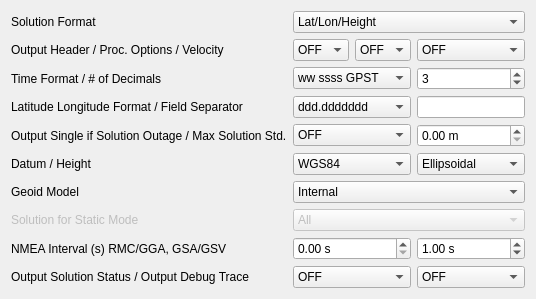
     <widget class="QWidget" name="tabOutput">
      <property name="toolTip">
       <string/>
      </property>
      <attribute name="title">
       <string>O&amp;utput</string>
      </attribute>
      <layout class="QGridLayout" name="gridLayout_3">
       <item row="4" column="0">
        <widget class="QLabel" name="lblTimeFormat">
         <property name="text">
          <string>Time Format / # of Decimals</string>
         </property>
         <property name="buddy">
          <cstring>cBTimeFormat</cstring>
         </property>
        </widget>
       </item>
       <item row="7" column="3">
        <widget class="QDoubleSpinBox" name="sBMaxSolutionStd">
         <property name="suffix">
          <string> m</string>
         </property>
        </widget>
       </item>
       <item row="8" column="3">
        <widget class="QComboBox" name="cBOutputHeight">
         <property name="toolTip">
          <string>&lt;html&gt;&lt;head/&gt;&lt;body&gt;&lt;p&gt;Define the type of height (option: &lt;span style=&quot; font-style:italic;&quot;&gt;out-height&lt;/span&gt;)&lt;/p&gt;&lt;/body&gt;&lt;/html&gt;</string>
         </property>
         <item>
          <property name="text">
           <string>Ellipsoidal</string>
          </property>
         </item>
         <item>
          <property name="text">
           <string>Geodetic</string>
          </property>
         </item>
        </widget>
       </item>
       <item row="9" column="0">
        <widget class="QLabel" name="Label18">
         <property name="text">
          <string>Geoid Model</string>
         </property>
         <property name="buddy">
          <cstring>cBOutputGeoid</cstring>
         </property>
        </widget>
       </item>
       <item row="5" column="0">
        <widget class="QLabel" name="lblLatLonFormat">
         <property name="text">
          <string>Latitude Longitude Format / Field Separator</string>
         </property>
         <property name="buddy">
          <cstring>cBLatLonFormat</cstring>
         </property>
        </widget>
       </item>
       <item row="10" column="0">
        <widget class="QLabel" name="Label21">
         <property name="enabled">
          <bool>false</bool>
         </property>
         <property name="text">
          <string>Solution for Static Mode</string>
         </property>
         <property name="buddy">
          <cstring>cBSolutionStatic</cstring>
         </property>
        </widget>
       </item>
       <item row="2" column="1">
        <widget class="QComboBox" name="cBOutputHeader">
         <property name="toolTip">
          <string>&lt;html&gt;&lt;head/&gt;&lt;body&gt;&lt;p&gt;Define whether the header is output (option: &lt;span style=&quot; font-style:italic;&quot;&gt;out-outhead&lt;/span&gt;)&lt;/p&gt;&lt;/body&gt;&lt;/html&gt;</string>
         </property>
         <item>
          <property name="text">
           <string>OFF</string>
          </property>
         </item>
         <item>
          <property name="text">
           <string>ON</string>
          </property>
         </item>
        </widget>
       </item>
       <item row="13" column="0">
        <widget class="QLabel" name="Label36">
         <property name="text">
          <string>Output Solution Status / Output Debug Trace</string>
         </property>
         <property name="buddy">
          <cstring>cBDebugStatus</cstring>
         </property>
        </widget>
       </item>
       <item row="5" column="3">
        <widget class="QLineEdit" name="lEFieldSeperator">
         <property name="sizePolicy">
          <sizepolicy hsizetype="Preferred" vsizetype="Fixed">
           <horstretch>0</horstretch>
           <verstretch>0</verstretch>
          </sizepolicy>
         </property>
         <property name="toolTip">
          <string>&lt;html&gt;&lt;head/&gt;&lt;body&gt;&lt;p&gt;Define the separator for fields (option: &lt;span style=&quot; font-style:italic;&quot;&gt;out-fieldsep&lt;/span&gt;).&lt;/p&gt;&lt;/body&gt;&lt;/html&gt;</string>
         </property>
         <property name="maxLength">
          <number>2</number>
         </property>
        </widget>
       </item>
       <item row="0" column="1" colspan="3">
        <widget class="QComboBox" name="cBSolutionFormat">
         <property name="enabled">
          <bool>true</bool>
         </property>
         <property name="toolTip">
          <string>&lt;html&gt;&lt;head/&gt;&lt;body&gt;&lt;p&gt;Output format for the solution (option: &lt;span style=&quot; font-style:italic;&quot;&gt;out-solformat&lt;/span&gt;)&lt;/p&gt;&lt;/body&gt;&lt;/html&gt;</string>
         </property>
         <item>
          <property name="text">
           <string>Lat/Lon/Height</string>
          </property>
         </item>
         <item>
          <property name="text">
           <string>X/Y/Z-ECEF</string>
          </property>
         </item>
         <item>
          <property name="text">
           <string>E/N/U-Baseline</string>
          </property>
         </item>
         <item>
          <property name="text">
           <string>NMEA0183</string>
          </property>
         </item>
        </widget>
       </item>
       <item row="10" column="1" colspan="3">
        <widget class="QComboBox" name="cBSolutionStatic">
         <property name="enabled">
          <bool>false</bool>
         </property>
         <property name="toolTip">
          <string>&lt;html&gt;&lt;head/&gt;&lt;body&gt;&lt;p&gt;Define the solution type for static or PPP‐static mode (option: &lt;span style=&quot; font-style:italic;&quot;&gt;out-solstatic&lt;/span&gt;)&lt;/p&gt;&lt;/body&gt;&lt;/html&gt;</string>
         </property>
         <item>
          <property name="text">
           <string>All</string>
          </property>
         </item>
         <item>
          <property name="text">
           <string>Single</string>
          </property>
         </item>
        </widget>
       </item>
       <item row="12" column="1" colspan="2">
        <widget class="QDoubleSpinBox" name="sBNmeaInterval1">
         <property name="toolTip">
          <string>&lt;html&gt;&lt;head/&gt;&lt;body&gt;&lt;p&gt;Specify the output interval of NMEA GPRMC, GPGGA messages (option: &lt;span style=&quot; font-style:italic;&quot;&gt;out-nmeaintv1&lt;/span&gt;) &lt;/p&gt;&lt;/body&gt;&lt;/html&gt;</string>
         </property>
         <property name="suffix">
          <string> s</string>
         </property>
        </widget>
       </item>
       <item row="8" column="0">
        <widget class="QLabel" name="Label2">
         <property name="text">
          <string>Datum / Height</string>
         </property>
         <property name="buddy">
          <cstring>cBOutputDatum</cstring>
         </property>
        </widget>
       </item>
       <item row="4" column="1" colspan="2">
        <widget class="QComboBox" name="cBTimeFormat">
         <property name="toolTip">
          <string>&lt;html&gt;&lt;head/&gt;&lt;body&gt;&lt;p&gt;Define the format of time (option: &lt;span style=&quot; font-style:italic;&quot;&gt;out-timesys&lt;/span&gt;)&lt;/p&gt;&lt;/body&gt;&lt;/html&gt;</string>
         </property>
         <item>
          <property name="text">
           <string>ww ssss GPST</string>
          </property>
         </item>
         <item>
          <property name="text">
           <string>hh:mm:ss GPST</string>
          </property>
         </item>
         <item>
          <property name="text">
           <string>hh:mm:ss UTC</string>
          </property>
         </item>
         <item>
          <property name="text">
           <string>hh:mm:ss JST</string>
          </property>
         </item>
        </widget>
       </item>
       <item row="0" column="0">
        <widget class="QLabel" name="lblSolutionFormat">
         <property name="text">
          <string>Solution Format</string>
         </property>
         <property name="buddy">
          <cstring>cBSolutionFormat</cstring>
         </property>
        </widget>
       </item>
       <item row="5" column="1" colspan="2">
        <widget class="QComboBox" name="cBLatLonFormat">
         <property name="toolTip">
          <string>&lt;html&gt;&lt;head/&gt;&lt;body&gt;&lt;p&gt;Set the formats of latitude and longitude if the solution format is set to Lat/Lon/Height (option: &lt;span style=&quot; font-style:italic;&quot;&gt;out-degform&lt;/span&gt;)&lt;/p&gt;&lt;/body&gt;&lt;/html&gt;</string>
         </property>
         <item>
          <property name="text">
           <string>ddd.ddddddd</string>
          </property>
         </item>
         <item>
          <property name="text">
           <string>ddd mm ss.sss</string>
          </property>
         </item>
        </widget>
       </item>
       <item row="4" column="3">
        <widget class="QSpinBox" name="sBTimeDecimal">
         <property name="toolTip">
          <string>&lt;html&gt;&lt;head/&gt;&lt;body&gt;&lt;p&gt;Define the number of decimals in the time format (option: &lt;span style=&quot; font-style:italic;&quot;&gt;out-timendec)&lt;/span&gt;&lt;/p&gt;&lt;/body&gt;&lt;/html&gt;</string>
         </property>
         <property name="maximum">
          <number>20</number>
         </property>
         <property name="value">
          <number>3</number>
         </property>
        </widget>
       </item>
       <item row="2" column="0">
        <widget class="QLabel" name="Label20">
         <property name="text">
          <string>Output Header / Proc. Options / Velocity</string>
         </property>
         <property name="buddy">
          <cstring>cBOutputHeader</cstring>
         </property>
        </widget>
       </item>
       <item row="9" column="1" colspan="3">
        <widget class="QComboBox" name="cBOutputGeoid">
         <property name="toolTip">
          <string>&lt;html&gt;&lt;head/&gt;&lt;body&gt;&lt;p&gt;Define the geoid model if the height option is set to &amp;quot;geodetic&amp;quot; (option: &lt;span style=&quot; font-style:italic;&quot;&gt;out-geoid&lt;/span&gt;).&lt;/p&gt;&lt;p&gt;If using external geoid model, specify the geoid file path in ʺFilesʺ tab.&lt;/p&gt;&lt;/body&gt;&lt;/html&gt;</string>
         </property>
         <item>
          <property name="text">
           <string>Internal</string>
          </property>
         </item>
         <item>
          <property name="text">
           <string>EGM96-BE 15&quot;</string>
          </property>
         </item>
         <item>
          <property name="text">
           <string>EGM2008-SE 2.5&quot;</string>
          </property>
         </item>
         <item>
          <property name="text">
           <string>EGM2008-SE 1&quot;</string>
          </property>
         </item>
         <item>
          <property name="text">
           <string>GSI2000 1x1.5&quot;</string>
          </property>
         </item>
        </widget>
       </item>
       <item row="12" column="3">
        <widget class="QDoubleSpinBox" name="sBNmeaInterval2">
         <property name="toolTip">
          <string>&lt;html&gt;&lt;head/&gt;&lt;body&gt;&lt;p&gt;Specify the output interval of NMEA GPGSA, GLGSA,GAGSA, GPGSV, GLGSV, GAGSV messages (option: &lt;span style=&quot; font-style:italic;&quot;&gt;out-nmeaintv2&lt;/span&gt;)&lt;/p&gt;&lt;/body&gt;&lt;/html&gt;</string>
         </property>
         <property name="suffix">
          <string> s</string>
         </property>
         <property name="value">
          <double>1.000000000000000</double>
         </property>
        </widget>
       </item>
       <item row="7" column="0">
        <widget class="QLabel" name="lblFieldSeperator">
         <property name="text">
          <string>Output Single if Solution Outage / Max Solution Std.</string>
         </property>
         <property name="buddy">
          <cstring>cBOutputSingle</cstring>
         </property>
        </widget>
       </item>
       <item row="12" column="0">
        <widget class="QLabel" name="Label17">
         <property name="text">
          <string>NMEA Interval (s) RMC/GGA, GSA/GSV</string>
         </property>
         <property name="buddy">
          <cstring>sBNmeaInterval1</cstring>
         </property>
        </widget>
       </item>
       <item row="2" column="2">
        <widget class="QComboBox" name="cBOutputOptions">
         <property name="toolTip">
          <string>&lt;html&gt;&lt;head/&gt;&lt;body&gt;&lt;p&gt;Define whether the processing options are output (option: &lt;span style=&quot; font-style:italic;&quot;&gt;out-outopt&lt;/span&gt;)&lt;/p&gt;&lt;/body&gt;&lt;/html&gt;</string>
         </property>
         <item>
          <property name="text">
           <string>OFF</string>
          </property>
         </item>
         <item>
          <property name="text">
           <string>ON</string>
          </property>
         </item>
        </widget>
       </item>
       <item row="2" column="3">
        <widget class="QComboBox" name="cBOutputVelocity">
         <property name="toolTip">
          <string>&lt;html&gt;&lt;head/&gt;&lt;body&gt;&lt;p&gt;Define whether the velocity is output&lt;/p&gt;&lt;/body&gt;&lt;/html&gt;</string>
         </property>
         <item>
          <property name="text">
           <string>OFF</string>
          </property>
         </item>
         <item>
          <property name="text">
           <string>ON</string>
          </property>
         </item>
        </widget>
       </item>
       <item row="8" column="1" colspan="2">
        <widget class="QComboBox" name="cBOutputDatum">
         <property name="toolTip">
          <string>&lt;html&gt;&lt;head/&gt;&lt;body&gt;&lt;p&gt;Define the datum if the solution format option is set to Lat/Lon/Height (current version supports only WGS84).&lt;/p&gt;&lt;/body&gt;&lt;/html&gt;</string>
         </property>
         <item>
          <property name="text">
           <string>WGS84</string>
          </property>
         </item>
        </widget>
       </item>
       <item row="7" column="1" colspan="2">
        <widget class="QComboBox" name="cBOutputSingle">
         <item>
          <property name="text">
           <string>OFF</string>
          </property>
         </item>
         <item>
          <property name="text">
           <string>ON</string>
          </property>
         </item>
        </widget>
       </item>
       <item row="13" column="3">
        <widget class="QComboBox" name="cBDebugTrace">
         <property name="toolTip">
          <string>&lt;html&gt;&lt;head/&gt;&lt;body&gt;&lt;p&gt;Set the output level of debug trace file. &lt;/p&gt;&lt;p&gt;If setting OFF, any debug trace file is not output. The debug trace file is created in the output file directory.&lt;/p&gt;&lt;/body&gt;&lt;/html&gt;</string>
         </property>
         <item>
          <property name="text">
           <string>OFF</string>
          </property>
         </item>
         <item>
          <property name="text">
           <string>Level 1</string>
          </property>
         </item>
         <item>
          <property name="text">
           <string>Level 2</string>
          </property>
         </item>
         <item>
          <property name="text">
           <string>Level 3</string>
          </property>
         </item>
         <item>
          <property name="text">
           <string>Level 4</string>
          </property>
         </item>
         <item>
          <property name="text">
           <string>Level 5</string>
          </property>
         </item>
        </widget>
       </item>
       <item row="13" column="1" colspan="2">
        <widget class="QComboBox" name="cBDebugStatus">
         <property name="toolTip">
          <string>&lt;html&gt;&lt;head/&gt;&lt;body&gt;&lt;p&gt;Set the output level of the solution status file (option: &lt;span style=&quot; font-style:italic;&quot;&gt;out-outstat&lt;/span&gt;). &lt;/p&gt;&lt;p&gt;The solution status file contains estimated states and residuals. The solution status file is created in the output file directory.&lt;/p&gt;&lt;/body&gt;&lt;/html&gt;</string>
         </property>
         <item>
          <property name="text">
           <string>OFF</string>
          </property>
         </item>
         <item>
          <property name="text">
           <string>States</string>
          </property>
         </item>
         <item>
          <property name="text">
           <string>Residuals</string>
          </property>
         </item>
        </widget>
       </item>
      </layout>
     </widget>
